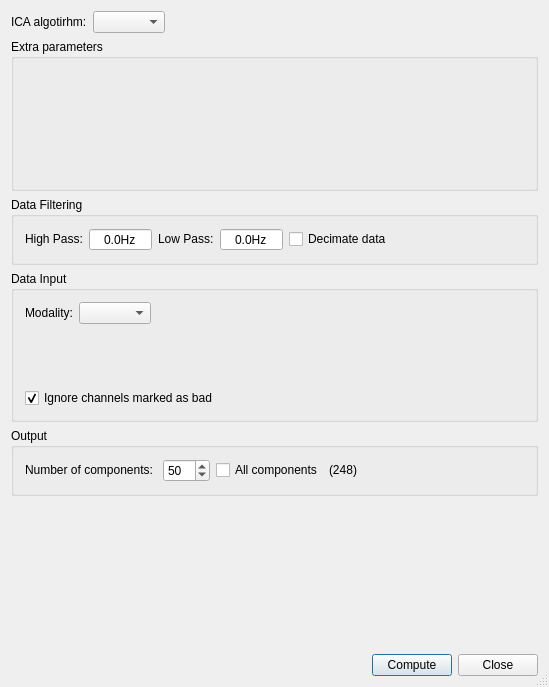
<?xml version="1.0" encoding="UTF-8"?>
<ui version="4.0">
 <class>ICASettingsUI</class>
 <widget class="QDialog" name="ICASettingsUI">
  <property name="geometry">
   <rect>
    <x>0</x>
    <y>0</y>
    <width>549</width>
    <height>687</height>
   </rect>
  </property>
  <property name="windowTitle">
   <string>ICA Settings</string>
  </property>
  <property name="windowIcon">
   <iconset resource="../../../resources/AnyWave.qrc">
    <normaloff>:/images/AnyWave_icon.png</normaloff>:/images/AnyWave_icon.png</iconset>
  </property>
  <property name="sizeGripEnabled">
   <bool>true</bool>
  </property>
  <property name="modal">
   <bool>true</bool>
  </property>
  <layout class="QVBoxLayout" name="verticalLayout_2">
   <item>
    <layout class="QHBoxLayout" name="horizontalLayout_4" stretch="0,0,1">
     <item>
      <widget class="QLabel" name="label">
       <property name="sizePolicy">
        <sizepolicy hsizetype="Expanding" vsizetype="Preferred">
         <horstretch>0</horstretch>
         <verstretch>0</verstretch>
        </sizepolicy>
       </property>
       <property name="text">
        <string>ICA algotirhm:</string>
       </property>
      </widget>
     </item>
     <item>
      <widget class="QComboBox" name="comboAlgo">
       <property name="sizePolicy">
        <sizepolicy hsizetype="Expanding" vsizetype="Fixed">
         <horstretch>0</horstretch>
         <verstretch>0</verstretch>
        </sizepolicy>
       </property>
      </widget>
     </item>
     <item>
      <spacer name="horizontalSpacer_5">
       <property name="orientation">
        <enum>Qt::Horizontal</enum>
       </property>
       <property name="sizeHint" stdset="0">
        <size>
         <width>40</width>
         <height>20</height>
        </size>
       </property>
      </spacer>
     </item>
    </layout>
   </item>
   <item>
    <widget class="QGroupBox" name="groupBoxExtras">
     <property name="sizePolicy">
      <sizepolicy hsizetype="Expanding" vsizetype="Expanding">
       <horstretch>0</horstretch>
       <verstretch>0</verstretch>
      </sizepolicy>
     </property>
     <property name="title">
      <string>Extra parameters</string>
     </property>
     <layout class="QVBoxLayout" name="verticalLayout_3">
      <item>
       <layout class="QHBoxLayout" name="extrasLayout"/>
      </item>
     </layout>
    </widget>
   </item>
   <item>
    <widget class="QGroupBox" name="groupBox">
     <property name="sizePolicy">
      <sizepolicy hsizetype="Preferred" vsizetype="Preferred">
       <horstretch>0</horstretch>
       <verstretch>0</verstretch>
      </sizepolicy>
     </property>
     <property name="title">
      <string>Data Filtering</string>
     </property>
     <layout class="QHBoxLayout" name="horizontalLayout" stretch="0,0,0,0,0,1">
      <item>
       <widget class="QLabel" name="label_2">
        <property name="sizePolicy">
         <sizepolicy hsizetype="Expanding" vsizetype="Fixed">
          <horstretch>0</horstretch>
          <verstretch>0</verstretch>
         </sizepolicy>
        </property>
        <property name="text">
         <string>High Pass:</string>
        </property>
       </widget>
      </item>
      <item>
       <widget class="QDoubleSpinBox" name="spinHPF">
        <property name="sizePolicy">
         <sizepolicy hsizetype="Expanding" vsizetype="Fixed">
          <horstretch>0</horstretch>
          <verstretch>0</verstretch>
         </sizepolicy>
        </property>
        <property name="inputMethodHints">
         <set>Qt::ImhNone</set>
        </property>
        <property name="frame">
         <bool>true</bool>
        </property>
        <property name="alignment">
         <set>Qt::AlignCenter</set>
        </property>
        <property name="buttonSymbols">
         <enum>QAbstractSpinBox::NoButtons</enum>
        </property>
        <property name="accelerated">
         <bool>false</bool>
        </property>
        <property name="suffix">
         <string>Hz</string>
        </property>
        <property name="decimals">
         <number>1</number>
        </property>
        <property name="minimum">
         <double>0.000000000000000</double>
        </property>
        <property name="maximum">
         <double>1000.000000000000000</double>
        </property>
       </widget>
      </item>
      <item>
       <widget class="QLabel" name="label_3">
        <property name="sizePolicy">
         <sizepolicy hsizetype="Expanding" vsizetype="Fixed">
          <horstretch>0</horstretch>
          <verstretch>0</verstretch>
         </sizepolicy>
        </property>
        <property name="text">
         <string>Low Pass:</string>
        </property>
       </widget>
      </item>
      <item>
       <widget class="QDoubleSpinBox" name="spinLPF">
        <property name="sizePolicy">
         <sizepolicy hsizetype="Expanding" vsizetype="Fixed">
          <horstretch>0</horstretch>
          <verstretch>0</verstretch>
         </sizepolicy>
        </property>
        <property name="inputMethodHints">
         <set>Qt::ImhNone</set>
        </property>
        <property name="frame">
         <bool>true</bool>
        </property>
        <property name="alignment">
         <set>Qt::AlignCenter</set>
        </property>
        <property name="buttonSymbols">
         <enum>QAbstractSpinBox::NoButtons</enum>
        </property>
        <property name="suffix">
         <string>Hz</string>
        </property>
        <property name="decimals">
         <number>1</number>
        </property>
        <property name="minimum">
         <double>0.000000000000000</double>
        </property>
        <property name="maximum">
         <double>1000.000000000000000</double>
        </property>
       </widget>
      </item>
      <item>
       <widget class="QCheckBox" name="checkBoxDS">
        <property name="text">
         <string>Decimate data</string>
        </property>
       </widget>
      </item>
      <item>
       <spacer name="horizontalSpacer_2">
        <property name="orientation">
         <enum>Qt::Horizontal</enum>
        </property>
        <property name="sizeHint" stdset="0">
         <size>
          <width>40</width>
          <height>20</height>
         </size>
        </property>
       </spacer>
      </item>
     </layout>
    </widget>
   </item>
   <item>
    <widget class="QGroupBox" name="groupBox_2">
     <property name="title">
      <string>Data Input</string>
     </property>
     <layout class="QVBoxLayout" name="verticalLayout" stretch="0,1,0">
      <item>
       <layout class="QHBoxLayout" name="horizontalLayout_3" stretch="0,0,1">
        <item>
         <widget class="QLabel" name="modalityLabel">
          <property name="sizePolicy">
           <sizepolicy hsizetype="Preferred" vsizetype="Fixed">
            <horstretch>0</horstretch>
            <verstretch>0</verstretch>
           </sizepolicy>
          </property>
          <property name="text">
           <string>Modality:</string>
          </property>
         </widget>
        </item>
        <item>
         <widget class="QComboBox" name="comboModality">
          <property name="sizePolicy">
           <sizepolicy hsizetype="Expanding" vsizetype="Fixed">
            <horstretch>0</horstretch>
            <verstretch>0</verstretch>
           </sizepolicy>
          </property>
         </widget>
        </item>
        <item>
         <spacer name="horizontalSpacer">
          <property name="orientation">
           <enum>Qt::Horizontal</enum>
          </property>
          <property name="sizeHint" stdset="0">
           <size>
            <width>40</width>
            <height>20</height>
           </size>
          </property>
         </spacer>
        </item>
       </layout>
      </item>
      <item>
       <widget class="AwSelectInputDataWidget" name="inputDataWidget" native="true">
        <property name="sizePolicy">
         <sizepolicy hsizetype="Expanding" vsizetype="Expanding">
          <horstretch>0</horstretch>
          <verstretch>0</verstretch>
         </sizepolicy>
        </property>
       </widget>
      </item>
      <item>
       <widget class="QCheckBox" name="ignoreBads">
        <property name="sizePolicy">
         <sizepolicy hsizetype="Preferred" vsizetype="Fixed">
          <horstretch>0</horstretch>
          <verstretch>0</verstretch>
         </sizepolicy>
        </property>
        <property name="text">
         <string>Ignore channels marked as bad</string>
        </property>
        <property name="checked">
         <bool>true</bool>
        </property>
       </widget>
      </item>
     </layout>
    </widget>
   </item>
   <item>
    <widget class="QGroupBox" name="groupBoxOutput">
     <property name="title">
      <string>Output</string>
     </property>
     <layout class="QHBoxLayout" name="horizontalLayout_2" stretch="0,0,0,0,1">
      <item>
       <widget class="QLabel" name="labelNC">
        <property name="sizePolicy">
         <sizepolicy hsizetype="Expanding" vsizetype="Fixed">
          <horstretch>0</horstretch>
          <verstretch>0</verstretch>
         </sizepolicy>
        </property>
        <property name="text">
         <string>Number of components: </string>
        </property>
       </widget>
      </item>
      <item>
       <widget class="QSpinBox" name="spinNC">
        <property name="sizePolicy">
         <sizepolicy hsizetype="Expanding" vsizetype="Fixed">
          <horstretch>0</horstretch>
          <verstretch>0</verstretch>
         </sizepolicy>
        </property>
        <property name="minimum">
         <number>1</number>
        </property>
        <property name="maximum">
         <number>999</number>
        </property>
        <property name="singleStep">
         <number>10</number>
        </property>
        <property name="value">
         <number>50</number>
        </property>
       </widget>
      </item>
      <item>
       <widget class="QCheckBox" name="cbAll">
        <property name="sizePolicy">
         <sizepolicy hsizetype="Expanding" vsizetype="Fixed">
          <horstretch>0</horstretch>
          <verstretch>0</verstretch>
         </sizepolicy>
        </property>
        <property name="text">
         <string>All components</string>
        </property>
       </widget>
      </item>
      <item>
       <widget class="QLabel" name="labelTotalIC">
        <property name="sizePolicy">
         <sizepolicy hsizetype="Expanding" vsizetype="Fixed">
          <horstretch>0</horstretch>
          <verstretch>0</verstretch>
         </sizepolicy>
        </property>
        <property name="text">
         <string>(248)</string>
        </property>
       </widget>
      </item>
      <item>
       <spacer name="horizontalSpacer_4">
        <property name="orientation">
         <enum>Qt::Horizontal</enum>
        </property>
        <property name="sizeHint" stdset="0">
         <size>
          <width>40</width>
          <height>20</height>
         </size>
        </property>
       </spacer>
      </item>
     </layout>
    </widget>
   </item>
   <item>
    <spacer name="verticalSpacer">
     <property name="orientation">
      <enum>Qt::Vertical</enum>
     </property>
     <property name="sizeHint" stdset="0">
      <size>
       <width>17</width>
       <height>11</height>
      </size>
     </property>
    </spacer>
   </item>
   <item>
    <layout class="QHBoxLayout" name="horizontalLayout_6">
     <item>
      <spacer name="horizontalSpacer_3">
       <property name="orientation">
        <enum>Qt::Horizontal</enum>
       </property>
       <property name="sizeHint" stdset="0">
        <size>
         <width>40</width>
         <height>20</height>
        </size>
       </property>
      </spacer>
     </item>
     <item>
      <widget class="QPushButton" name="pushButton">
       <property name="text">
        <string>Compute</string>
       </property>
      </widget>
     </item>
     <item>
      <widget class="QPushButton" name="pushButton_2">
       <property name="text">
        <string>Close</string>
       </property>
      </widget>
     </item>
    </layout>
   </item>
  </layout>
 </widget>
 <layoutdefault spacing="6" margin="11"/>
 <customwidgets>
  <customwidget>
   <class>AwSelectInputDataWidget</class>
   <extends>QWidget</extends>
   <header location="global">widget/AwSelectInputDataWidget.h</header>
   <container>1</container>
  </customwidget>
 </customwidgets>
 <resources>
  <include location="../../../resources/AnyWave.qrc"/>
 </resources>
 <connections>
  <connection>
   <sender>pushButton</sender>
   <signal>clicked()</signal>
   <receiver>ICASettingsUI</receiver>
   <slot>accept()</slot>
   <hints>
    <hint type="sourcelabel">
     <x>374</x>
     <y>394</y>
    </hint>
    <hint type="destinationlabel">
     <x>276</x>
     <y>272</y>
    </hint>
   </hints>
  </connection>
  <connection>
   <sender>pushButton_2</sender>
   <signal>clicked()</signal>
   <receiver>ICASettingsUI</receiver>
   <slot>reject()</slot>
   <hints>
    <hint type="sourcelabel">
     <x>455</x>
     <y>394</y>
    </hint>
    <hint type="destinationlabel">
     <x>139</x>
     <y>262</y>
    </hint>
   </hints>
  </connection>
  <connection>
   <sender>cbAll</sender>
   <signal>toggled(bool)</signal>
   <receiver>spinNC</receiver>
   <slot>setDisabled(bool)</slot>
   <hints>
    <hint type="sourcelabel">
     <x>244</x>
     <y>277</y>
    </hint>
    <hint type="destinationlabel">
     <x>159</x>
     <y>276</y>
    </hint>
   </hints>
  </connection>
  <connection>
   <sender>cbAll</sender>
   <signal>toggled(bool)</signal>
   <receiver>labelTotalIC</receiver>
   <slot>setVisible(bool)</slot>
   <hints>
    <hint type="sourcelabel">
     <x>282</x>
     <y>275</y>
    </hint>
    <hint type="destinationlabel">
     <x>301</x>
     <y>275</y>
    </hint>
   </hints>
  </connection>
 </connections>
 <slots>
  <slot>computeSuggestedNC()</slot>
 </slots>
</ui>
